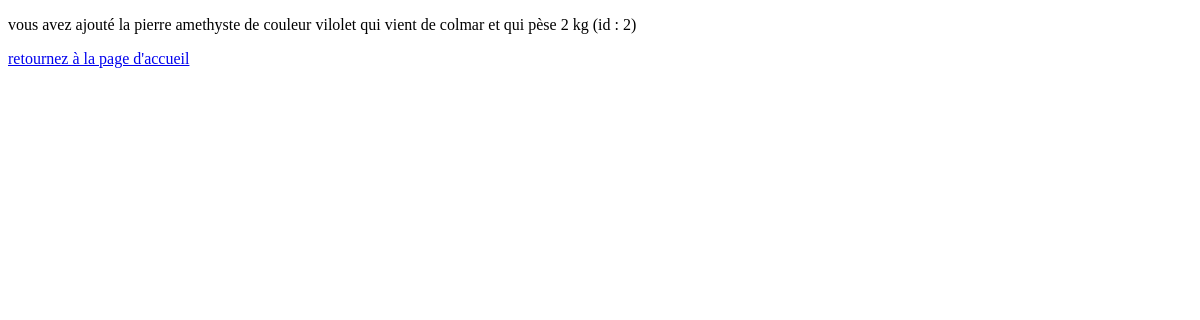
Page /mesmineraux/affiche/2/ on the earlier database version.
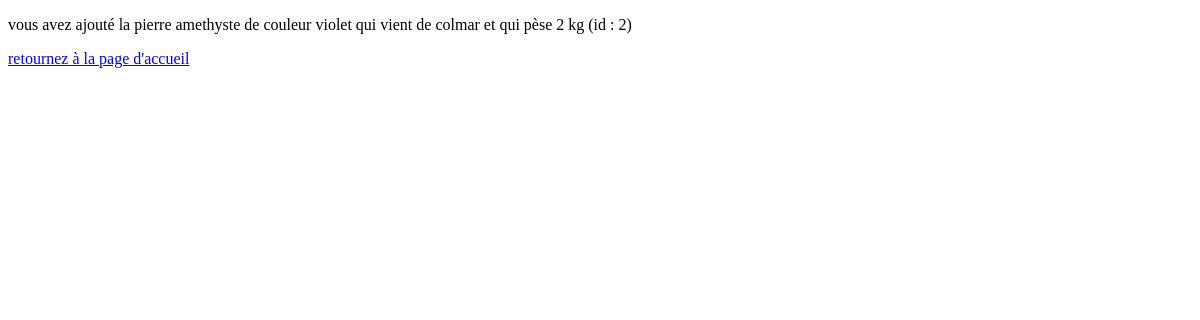
Same page on the later database version.
### mesmineraux/models.py (models this page shows, shortened)
class mesmineraux(models.Model):
    nompierre = models.CharField(max_length=100)
    couleur = models.CharField(max_length = 100)
    nationalité = models.CharField(max_length = 100)
    poids = models.IntegerField(blank=False)
    resume = models.TextField(null = True, blank = True)
    def __str__(self):
        chaine = f"{self.nompierre} de couleur {self.couleur} qui vient de {self.nationalité} et qui pèse {self.poids} kg"
        return chaine

### mesmineraux/views.py (the view)
# urls.py: path('affiche/<int:id>/', views.affiche),
def affiche(request, id):
    mesmineraux = models.mesmineraux.objects.get(pk=id)
    return render(request, "mesmineraux/affiche.html",{"mesmineraux": mesmineraux})

### mesmineraux/templates/mesmineraux/affiche.html (shortened to what this page needs)
<!DOCTYPE html>
<html lang="fr">
<head>
</head>
<body>
<p> vous avez ajouté la pierre {{mesmineraux}} (id : {{mesmineraux.id}}) </p>
<a href="/mesmineraux/index/"> retournez à la page d'accueil</a>
</body>
</html>

Differences in the rows shown:
changed mesmineraux id 2: nompierre+couleur+nationalité "amethyste de couleur vilolet qui vient de colmar et qui pèse 2 kg" → "amethyste de couleur violet qui vient de colmar et qui pèse 2 kg"
